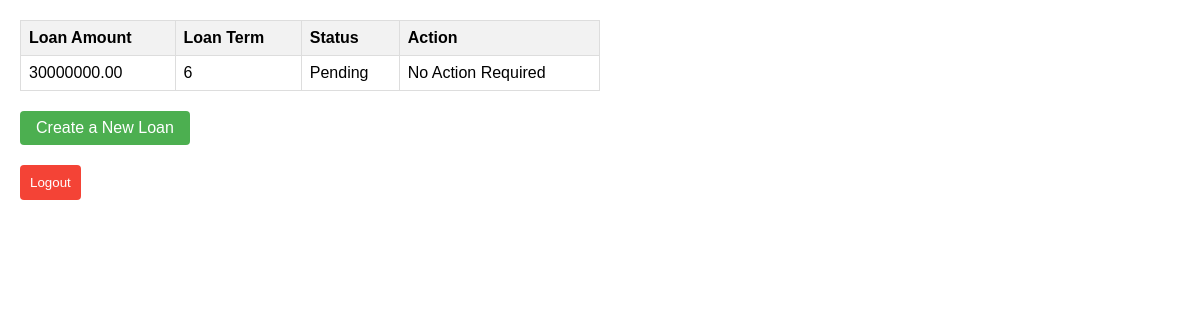
The page /view_loans/ (signed in) on the database its author committed.
### app/models.py (models this page shows)
class Loan(models.Model):
    customer = models.ForeignKey(Customer, on_delete=models.CASCADE)
    amount = models.DecimalField(max_digits=10, decimal_places=2)
    term = models.IntegerField()
    state = models.CharField(max_length=10, default='PENDING')

### app/views.py (the view)
# urls.py: path('view_loans/', views.view_loans, name='loan_view'),
@login_required
def view_loans(request):
    user = request.user
    if user.is_staff:
        loans = Loan.objects.all()
        return render(request, 'app/admin_view_loans.html', {'loans': loans})
    try:
        customer = user.customer
        loans = Loan.objects.filter(customer=customer)
        return render(request, 'app/view_loans.html', {'loans': loans})
    except User.customer.RelatedObjectDoesNotExist:
        customer = Customer.objects.create(user=user)
        loans = Loan.objects.filter(customer=customer)
        return render(request, 'app/view_loans.html', {'loans': loans})

### app/templates/app/view_loans.html (shortened to what this page needs)
<!DOCTYPE html>
<html>
<head>
</head>
<body>
    <table>
        <thead>
            <tr>
                <th>Loan Amount</th>
                <th>Loan Term</th>
                <th>Status</th>
                <th>Action</th>
            </tr>
        </thead>
        <tbody>
            {% for loan in loans %}
            <tr>
                <td>{{ loan.amount }}</td>
                <td>{{ loan.term }}</td>
                <td>{% if loan.state == 'APPROVED' %} Approved {% else %} Pending {% endif %}</td>
                <td>
                    {% if loan.state == 'APPROVED' %}
                    <a class="button" href="{% url 'add_repayment' loan.id %}">Add Repayment</a> {% else %} No Action Required {% endif %}
                </td>
            </tr>
            {% endfor %}
        </tbody>
    </table>
    <a class="button" href="{% url 'create_loan' %}">Create a New Loan</a>
    <div class="logout-button">
        <form action="{% url 'logout' %}" method="post">
            <button type="submit">Logout</button>
        </form>
    </div>
</body>
</html>

### app/templates/app/view_loans.html (style rules this page uses)
body { font-family: Arial, sans-serif; margin: 20px; }
table { border-collapse: collapse; width: 50%; margin-bottom: 20px; }
th, td { border: 1px solid #dddddd; text-align: left; padding: 8px; }
th { background-color: #f2f2f2; }
.button { display: inline-block; padding: 8px 16px; text-decoration: none; background-color: #4CAF50; color: white; border-radius: 4px; }
.logout-button { margin-top: 20px; }
.logout-button button { padding: 10px; background-color: #f44336; color: white; border: none; cursor: pointer; border-radius: 4px; }

### rows shown on the page
Loan: amount "30000000.00", term "6", state "Pending"
